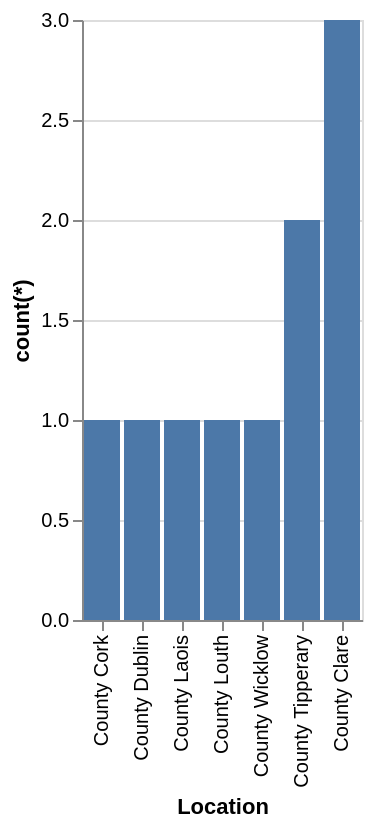

This figure's Vega-Lite source:
### Vega-Lite specification from a JSON file in a GitHub repository (floating-point values rounded to 4 significant figures)
{"data": {"values": [{"x_data": "County Clare", "y_data": 3}, {"x_data": "County Cork", "y_data": 1}, {"x_data": "County Dublin", "y_data": 1}, {"x_data": "County Laois", "y_data": 1}, {"x_data": "County Louth", "y_data": 1}, {"x_data": "County Tipperary", "y_data": 2}, {"x_data": "County Wicklow", "y_data": 1}]}, "mark": "bar", "encoding": {"x": {"field": "x_data", "type": "nominal", "title": "Location", "sort": {"op": "sum", "field": "y_data", "order": "ascending"}}, "y": {"field": "y_data", "type": "quantitative", "title": "count(*)"}}}
